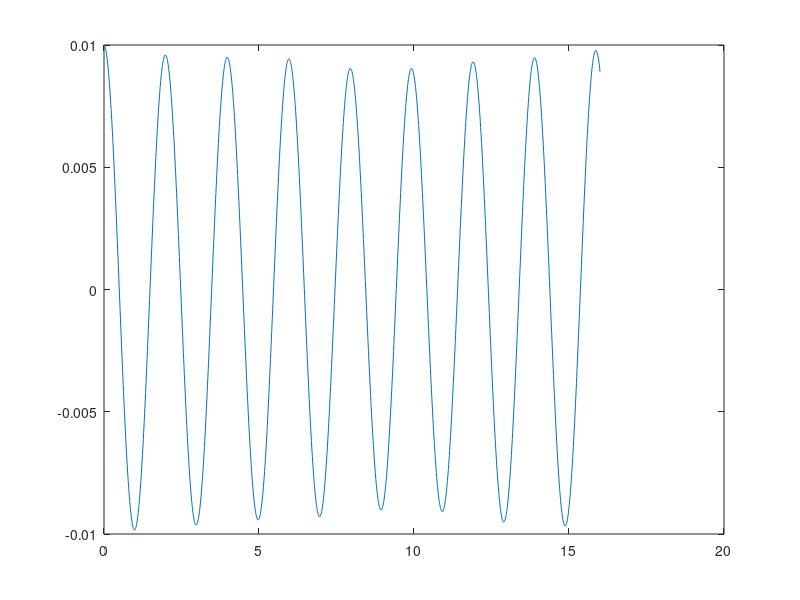
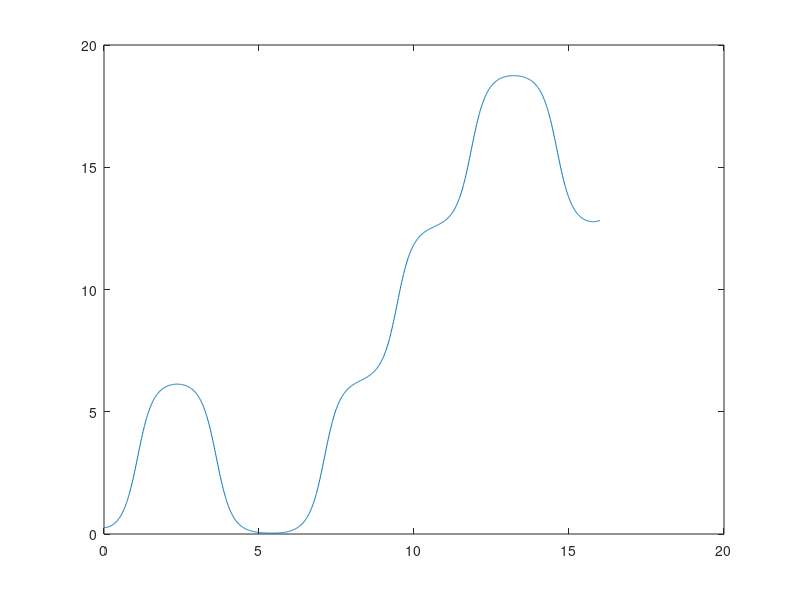

These figures' MATLAB source, in order:
% HW 5 problem 5 part b
clear
% set the parameters of the problem
m=0.001;
M=10;
k=100;
g=9.8;
R=1;

% Initial values stipulated in the problem statement
theta(1)=15*pi/180;
x(1)=0.01;
% Initial values I sent out in the email
x_dot(1)=0;
theta_dot(1)=0;
theta_dot_dot(1)=0;

dt=0.01; % Time step
time=16; % Final time
t_steps=time/dt;
% Execute the forward Euler method
for i=1:t_steps  
    x_dot_dot(i)=(1/(M+m))*(-k*x(i)+...
        m*R*theta_dot_dot(i)*cos(theta(i))+...
        m*(theta_dot(i)^2)*R*sin(theta(i)));
    theta_dot_dot(i+1)=(g*sin(theta(i))-x_dot_dot(i)*cos(theta(i)))/R;
    theta_dot(i+1)=theta_dot(i)+theta_dot_dot(i+1)*dt;
    theta(i+1)=theta(i)+theta_dot(i+1)*dt;
    x_dot(i+1)=x_dot(i)+x_dot_dot(i)*dt;
    x(i+1)=x(i)+x_dot(i+1)*dt;
end
t=(0:t_steps)*dt;
figure(1)
plot(t,x)
figure(2)
plot(t,theta)

